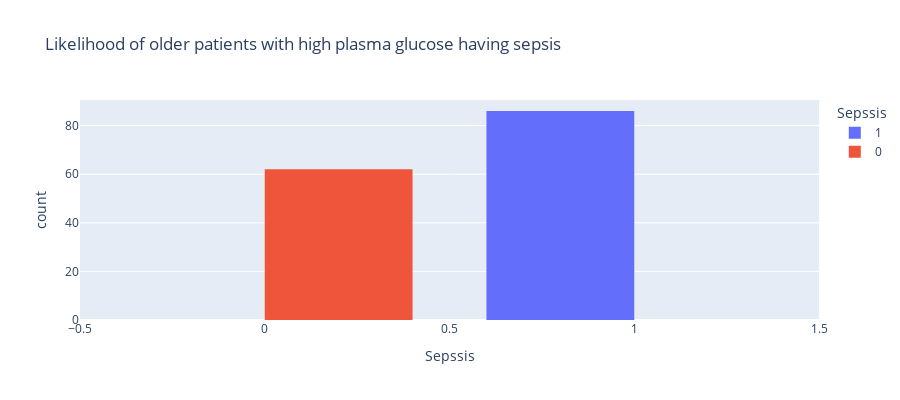

Source (notebook cell):
### Markdown cell above
#### ` Is Obesity with aging a risk factor for sepsis?`

### Code cell
#When BMI is greater than 30, a patient is obese
obese = data.loc[(data['M11'] > 29) & (data['Age'] > 35 )]
fig = px.histogram(obese, x="Sepssis",  barmode='group', color ='Sepssis',
             height=400,title='Likelihood of older patients with high plasma glucose having sepsis')
fig.show()

### Figure 1 — Plotly figure (JSON) as saved in the notebook; plotly's stock layout.template omitted (floating-point values rounded to 4 significant figures)
{"data": [{"alignmentgroup": "True", "bingroup": "x", "hovertemplate": "Sepssis=%{x}<br>count=%{y}<extra></extra>", "legendgroup": "1", "marker": {"color": "#636efa", "pattern": {"shape": ""}}, "name": "1", "offsetgroup": "1", "orientation": "v", "showlegend": true, "type": "histogram", "x": [1, 1, 1, 1, 1, 1, 1, 1, 1, 1, 1, 1, 1, 1, 1, 1, 1, 1, 1, 1, 1, 1, 1, 1, 1, 1, 1, 1, 1, 1, 1, 1, 1, 1, 1, 1, 1, 1, 1, 1, 1, 1, 1, 1, 1, 1, 1, 1, 1, 1, 1, 1, 1, 1, 1, 1, 1, 1, 1, 1, 1, 1, 1, 1, 1, 1, 1, 1, 1, 1, 1, 1, 1, 1, 1, 1, 1, 1, 1, 1, 1, 1, 1, 1, 1, 1], "xaxis": "x", "yaxis": "y"}, {"alignmentgroup": "True", "bingroup": "x", "hovertemplate": "Sepssis=%{x}<br>count=%{y}<extra></extra>", "legendgroup": "0", "marker": {"color": "#EF553B", "pattern": {"shape": ""}}, "name": "0", "offsetgroup": "0", "orientation": "v", "showlegend": true, "type": "histogram", "x": [0, 0, 0, 0, 0, 0, 0, 0, 0, 0, 0, 0, 0, 0, 0, 0, 0, 0, 0, 0, 0, 0, 0, 0, 0, 0, 0, 0, 0, 0, 0, 0, 0, 0, 0, 0, 0, 0, 0, 0, 0, 0, 0, 0, 0, 0, 0, 0, 0, 0, 0, 0, 0, 0, 0, 0, 0, 0, 0, 0, 0, 0], "xaxis": "x", "yaxis": "y"}], "layout": {"barmode": "group", "height": 400, "legend": {"title": {"text": "Sepssis"}, "tracegroupgap": 0}, "title": {"text": "Likelihood of older patients with high plasma glucose having sepsis"}, "xaxis": {"anchor": "y", "categoryarray": [1, 0], "categoryorder": "array", "domain": [0, 1], "title": {"text": "Sepssis"}}, "yaxis": {"anchor": "x", "domain": [0, 1], "title": {"text": "count"}}}}
